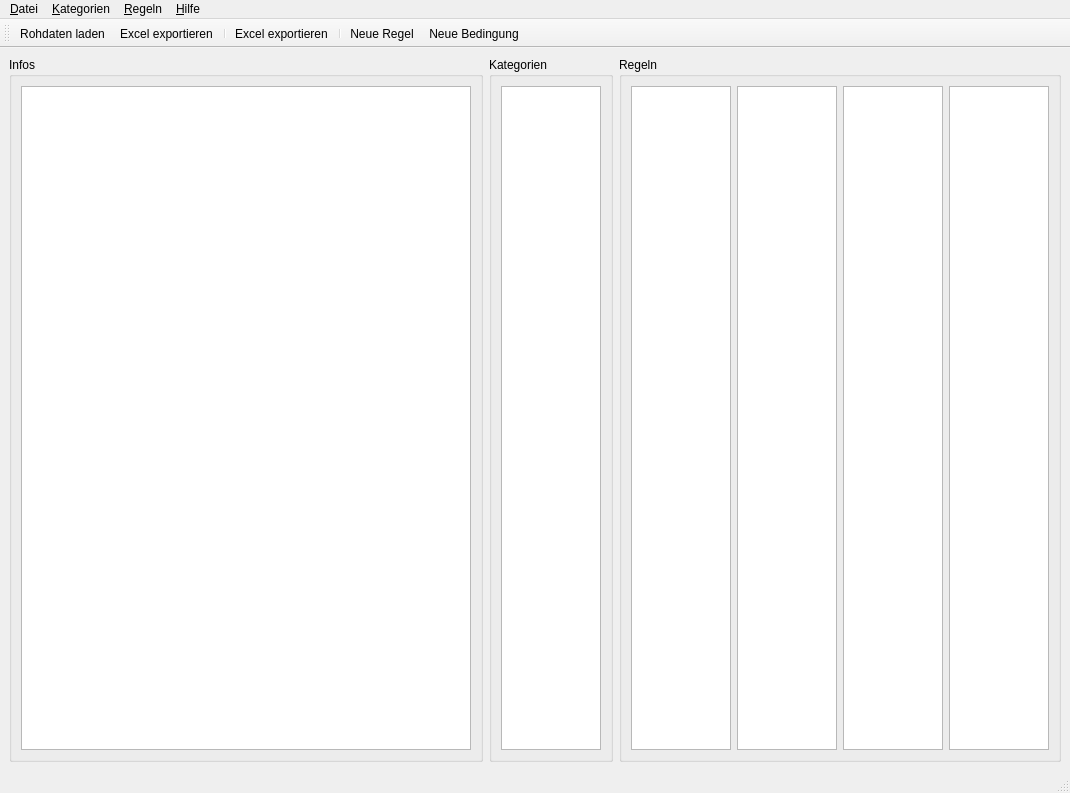
<?xml version="1.0" encoding="UTF-8"?>
<ui version="4.0">
 <class>MainWindow</class>
 <widget class="QMainWindow" name="MainWindow">
  <property name="geometry">
   <rect>
    <x>0</x>
    <y>0</y>
    <width>1070</width>
    <height>793</height>
   </rect>
  </property>
  <property name="windowTitle">
   <string>Tarmed Paketmanager</string>
  </property>
  <property name="windowIcon">
   <iconset resource="icons.qrc">
    <normaloff>:/ToolBar/Bilder/network.svg</normaloff>:/ToolBar/Bilder/network.svg</iconset>
  </property>
  <property name="iconSize">
   <size>
    <width>20</width>
    <height>20</height>
   </size>
  </property>
  <widget class="QWidget" name="centralwidget">
   <layout class="QHBoxLayout" name="horizontalLayout">
    <item>
     <widget class="QGroupBox" name="groupBox_3">
      <property name="title">
       <string>Infos</string>
      </property>
      <layout class="QHBoxLayout" name="horizontalLayout_4">
       <item>
        <widget class="QTableView" name="infoTableView">
         <property name="enabled">
          <bool>true</bool>
         </property>
         <property name="minimumSize">
          <size>
           <width>400</width>
           <height>200</height>
          </size>
         </property>
         <property name="frameShadow">
          <enum>QFrame::Plain</enum>
         </property>
         <property name="lineWidth">
          <number>1</number>
         </property>
         <property name="editTriggers">
          <set>QAbstractItemView::NoEditTriggers</set>
         </property>
         <property name="dragDropOverwriteMode">
          <bool>false</bool>
         </property>
         <property name="alternatingRowColors">
          <bool>true</bool>
         </property>
         <property name="selectionMode">
          <enum>QAbstractItemView::NoSelection</enum>
         </property>
         <property name="showGrid">
          <bool>false</bool>
         </property>
         <property name="wordWrap">
          <bool>false</bool>
         </property>
         <property name="cornerButtonEnabled">
          <bool>false</bool>
         </property>
         <attribute name="horizontalHeaderVisible">
          <bool>true</bool>
         </attribute>
         <attribute name="verticalHeaderVisible">
          <bool>false</bool>
         </attribute>
        </widget>
       </item>
      </layout>
     </widget>
    </item>
    <item>
     <widget class="QGroupBox" name="groupBox">
      <property name="title">
       <string>Kategorien</string>
      </property>
      <layout class="QHBoxLayout" name="horizontalLayout_2">
       <item>
        <widget class="QListView" name="listView_kategorien">
         <property name="sizePolicy">
          <sizepolicy hsizetype="Fixed" vsizetype="Expanding">
           <horstretch>0</horstretch>
           <verstretch>0</verstretch>
          </sizepolicy>
         </property>
         <property name="minimumSize">
          <size>
           <width>100</width>
           <height>0</height>
          </size>
         </property>
         <property name="maximumSize">
          <size>
           <width>100</width>
           <height>16777215</height>
          </size>
         </property>
         <property name="editTriggers">
          <set>QAbstractItemView::NoEditTriggers</set>
         </property>
         <property name="showDropIndicator" stdset="0">
          <bool>false</bool>
         </property>
         <property name="selectionMode">
          <enum>QAbstractItemView::MultiSelection</enum>
         </property>
        </widget>
       </item>
      </layout>
     </widget>
    </item>
    <item>
     <widget class="QGroupBox" name="groupBox_2">
      <property name="sizePolicy">
       <sizepolicy hsizetype="Fixed" vsizetype="Expanding">
        <horstretch>0</horstretch>
        <verstretch>0</verstretch>
       </sizepolicy>
      </property>
      <property name="title">
       <string>Regeln</string>
      </property>
      <layout class="QHBoxLayout" name="horizontalLayout_3">
       <item>
        <widget class="QListView" name="listView_regeln">
         <property name="sizePolicy">
          <sizepolicy hsizetype="Fixed" vsizetype="Expanding">
           <horstretch>0</horstretch>
           <verstretch>0</verstretch>
          </sizepolicy>
         </property>
         <property name="minimumSize">
          <size>
           <width>100</width>
           <height>0</height>
          </size>
         </property>
         <property name="maximumSize">
          <size>
           <width>100</width>
           <height>16777215</height>
          </size>
         </property>
         <property name="toolTip">
          <string>Definierte Regeln</string>
         </property>
        </widget>
       </item>
       <item>
        <widget class="QListView" name="listView_regel_und">
         <property name="sizePolicy">
          <sizepolicy hsizetype="Fixed" vsizetype="Expanding">
           <horstretch>0</horstretch>
           <verstretch>0</verstretch>
          </sizepolicy>
         </property>
         <property name="minimumSize">
          <size>
           <width>100</width>
           <height>0</height>
          </size>
         </property>
         <property name="maximumSize">
          <size>
           <width>100</width>
           <height>16777215</height>
          </size>
         </property>
         <property name="toolTip">
          <string>Leistungen, die ALLE in einem Paket vorkommen müssen</string>
         </property>
         <property name="frameShadow">
          <enum>QFrame::Sunken</enum>
         </property>
         <property name="editTriggers">
          <set>QAbstractItemView::NoEditTriggers</set>
         </property>
         <property name="showDropIndicator" stdset="0">
          <bool>false</bool>
         </property>
         <property name="selectionMode">
          <enum>QAbstractItemView::MultiSelection</enum>
         </property>
        </widget>
       </item>
       <item>
        <widget class="QListView" name="listView_regeln_oder">
         <property name="sizePolicy">
          <sizepolicy hsizetype="Fixed" vsizetype="Expanding">
           <horstretch>0</horstretch>
           <verstretch>0</verstretch>
          </sizepolicy>
         </property>
         <property name="minimumSize">
          <size>
           <width>100</width>
           <height>0</height>
          </size>
         </property>
         <property name="maximumSize">
          <size>
           <width>100</width>
           <height>16777215</height>
          </size>
         </property>
         <property name="toolTip">
          <string>Leistungen, von denen EINE in einem Paket vorkommen muss</string>
         </property>
         <property name="editTriggers">
          <set>QAbstractItemView::NoEditTriggers</set>
         </property>
         <property name="showDropIndicator" stdset="0">
          <bool>false</bool>
         </property>
         <property name="selectionMode">
          <enum>QAbstractItemView::MultiSelection</enum>
         </property>
        </widget>
       </item>
       <item>
        <widget class="QListView" name="listView_regeln_nicht">
         <property name="sizePolicy">
          <sizepolicy hsizetype="Fixed" vsizetype="Expanding">
           <horstretch>0</horstretch>
           <verstretch>0</verstretch>
          </sizepolicy>
         </property>
         <property name="minimumSize">
          <size>
           <width>100</width>
           <height>0</height>
          </size>
         </property>
         <property name="maximumSize">
          <size>
           <width>100</width>
           <height>16777215</height>
          </size>
         </property>
         <property name="toolTip">
          <string>Leistungen, von denen KEINE in einem Paket vorkommen darf</string>
         </property>
         <property name="editTriggers">
          <set>QAbstractItemView::NoEditTriggers</set>
         </property>
         <property name="showDropIndicator" stdset="0">
          <bool>false</bool>
         </property>
         <property name="selectionMode">
          <enum>QAbstractItemView::MultiSelection</enum>
         </property>
        </widget>
       </item>
      </layout>
     </widget>
    </item>
   </layout>
  </widget>
  <widget class="QMenuBar" name="menubar">
   <property name="geometry">
    <rect>
     <x>0</x>
     <y>0</y>
     <width>1070</width>
     <height>23</height>
    </rect>
   </property>
   <widget class="QMenu" name="menuRohdaten_laden">
    <property name="title">
     <string>&amp;Datei</string>
    </property>
    <addaction name="actionRohdaten_laden"/>
    <addaction name="separator"/>
    <addaction name="actionExcel_exportieren"/>
    <addaction name="separator"/>
    <addaction name="action_Exit"/>
   </widget>
   <widget class="QMenu" name="menuRegeln">
    <property name="title">
     <string>&amp;Regeln</string>
    </property>
    <addaction name="actionNeue_Regel"/>
    <addaction name="actionNeue_Bedingung"/>
    <addaction name="actionRegeln_loeschen"/>
    <addaction name="separator"/>
    <addaction name="actionRegeln_speichern"/>
    <addaction name="actionRegel_laden"/>
    <addaction name="separator"/>
    <addaction name="actionRegelExcel_exportieren"/>
   </widget>
   <widget class="QMenu" name="menuHilfe">
    <property name="title">
     <string>&amp;Hilfe</string>
    </property>
    <addaction name="action_uber"/>
   </widget>
   <widget class="QMenu" name="menuKategorie">
    <property name="title">
     <string>&amp;Kategorien</string>
    </property>
    <addaction name="actionNeue_Kategorie"/>
    <addaction name="actionKategorien_l_schen"/>
   </widget>
   <addaction name="menuRohdaten_laden"/>
   <addaction name="menuKategorie"/>
   <addaction name="menuRegeln"/>
   <addaction name="menuHilfe"/>
  </widget>
  <widget class="QStatusBar" name="statusbar"/>
  <widget class="QToolBar" name="toolBar">
   <property name="windowTitle">
    <string>toolBar</string>
   </property>
   <attribute name="toolBarArea">
    <enum>TopToolBarArea</enum>
   </attribute>
   <attribute name="toolBarBreak">
    <bool>false</bool>
   </attribute>
   <addaction name="actionRohdaten_laden"/>
   <addaction name="actionExcel_exportieren"/>
   <addaction name="separator"/>
   <addaction name="actionRegelExcel_exportieren"/>
   <addaction name="separator"/>
   <addaction name="actionNeue_Regel"/>
   <addaction name="actionNeue_Bedingung"/>
  </widget>
  <action name="actionNeue_Kategorie">
   <property name="icon">
    <iconset resource="icons.qrc">
     <normaloff>:/ToolBar/Bilder/list-add.svg</normaloff>:/ToolBar/Bilder/list-add.svg</iconset>
   </property>
   <property name="text">
    <string>Neue Kategorie</string>
   </property>
  </action>
  <action name="actionRohdaten_laden">
   <property name="icon">
    <iconset resource="icons.qrc">
     <normaloff>:/ToolBar/Bilder/document-open.svg</normaloff>:/ToolBar/Bilder/document-open.svg</iconset>
   </property>
   <property name="text">
    <string>&amp;Rohdaten laden</string>
   </property>
  </action>
  <action name="actionExcel_exportieren">
   <property name="icon">
    <iconset resource="icons.qrc">
     <normaloff>:/ToolBar/Bilder/document-save.svg</normaloff>:/ToolBar/Bilder/document-save.svg</iconset>
   </property>
   <property name="text">
    <string>Excel &amp;exportieren</string>
   </property>
  </action>
  <action name="actionNeue_Regel">
   <property name="icon">
    <iconset resource="icons.qrc">
     <normaloff>:/ToolBar/Bilder/list-add.svg</normaloff>:/ToolBar/Bilder/list-add.svg</iconset>
   </property>
   <property name="text">
    <string>&amp;Neue Regel</string>
   </property>
  </action>
  <action name="actionRegeln_speichern">
   <property name="icon">
    <iconset resource="icons.qrc">
     <normaloff>:/ToolBar/Bilder/document-save.svg</normaloff>:/ToolBar/Bilder/document-save.svg</iconset>
   </property>
   <property name="text">
    <string>Regeln &amp;speichern</string>
   </property>
  </action>
  <action name="actionRegel_laden">
   <property name="icon">
    <iconset resource="icons.qrc">
     <normaloff>:/ToolBar/Bilder/document-open.svg</normaloff>:/ToolBar/Bilder/document-open.svg</iconset>
   </property>
   <property name="text">
    <string>Regeln &amp;laden</string>
   </property>
  </action>
  <action name="actionKategorien_l_schen">
   <property name="icon">
    <iconset resource="icons.qrc">
     <normaloff>:/ToolBar/Bilder/list-remove-all.svg</normaloff>:/ToolBar/Bilder/list-remove-all.svg</iconset>
   </property>
   <property name="text">
    <string>Kategorien löschen</string>
   </property>
  </action>
  <action name="actionRegelExcel_exportieren">
   <property name="icon">
    <iconset resource="icons.qrc">
     <normaloff>:/ToolBar/Bilder/application-vnd.openxmlformats-officedocument.spreadsheetml.sheet.svg</normaloff>:/ToolBar/Bilder/application-vnd.openxmlformats-officedocument.spreadsheetml.sheet.svg</iconset>
   </property>
   <property name="text">
    <string>Excel &amp;exportieren</string>
   </property>
   <property name="toolTip">
    <string>Excel mit Regeln exportieren</string>
   </property>
  </action>
  <action name="action_Exit">
   <property name="icon">
    <iconset resource="icons.qrc">
     <normaloff>:/ToolBar/Bilder/application-exit.svg</normaloff>:/ToolBar/Bilder/application-exit.svg</iconset>
   </property>
   <property name="text">
    <string>E&amp;xit</string>
   </property>
  </action>
  <action name="action_uber">
   <property name="text">
    <string>Über</string>
   </property>
  </action>
  <action name="actionNeue_Bedingung">
   <property name="icon">
    <iconset resource="icons.qrc">
     <normaloff>:/ToolBar/Bilder/resource-calendar-insert.svg</normaloff>:/ToolBar/Bilder/resource-calendar-insert.svg</iconset>
   </property>
   <property name="text">
    <string>Neue Bedingung</string>
   </property>
   <property name="toolTip">
    <string>Neue Bedingung für die aktuelle Regel</string>
   </property>
  </action>
  <action name="actionRegeln_loeschen">
   <property name="icon">
    <iconset resource="icons.qrc">
     <normaloff>:/ToolBar/Bilder/list-remove-all.svg</normaloff>:/ToolBar/Bilder/list-remove-all.svg</iconset>
   </property>
   <property name="text">
    <string>Regeln löschen</string>
   </property>
  </action>
 </widget>
 <resources>
  <include location="icons.qrc"/>
 </resources>
 <connections/>
</ui>
